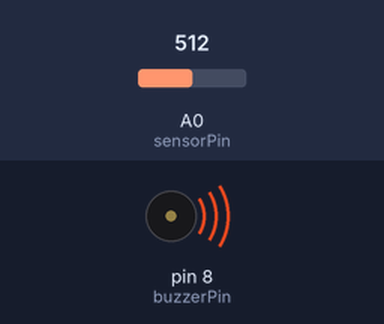
Simulated run of this sketch. Board: Arduino Uno, built with avr-gcc and run on an emulated ATmega328P. Shown: buzzer (waves = sounding). The inputs (shaded band) are chosen by the test bench; at power-on: A0 (sensorPin) = 512.

Above: at 1.25 s.
1.3 s: A0 (sensorPin) set to 258
4.3 s: A0 (sensorPin) set to 240
At 5.1 s:
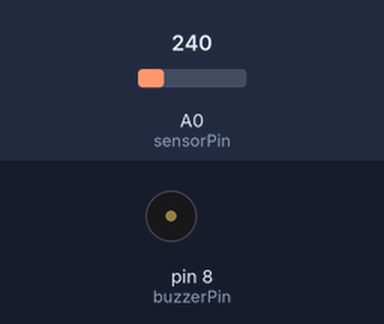
5.8 s: A0 (sensorPin) set to 260
At 5.95 s:
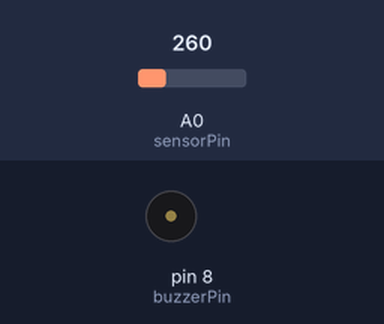
8.8 s: A0 (sensorPin) set to 122
Timing chart, 0 to 11.3 s (numbered marks = the images above; inputs shaded):
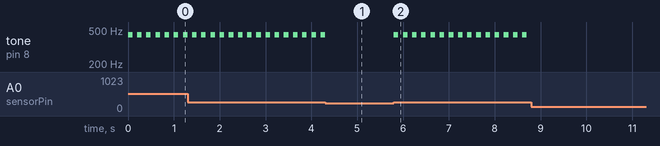

The sketch:

sketch_feb23a.ino
```cpp
int buzzerPin = 8;
int sensorPin = A0;
int threshold = 250;
int data;

void setup() {
  pinMode(buzzerPin, OUTPUT);
}

void loop() {
  data = analogRead(sensorPin);
  if(data>threshold){
    tone(buzzerPin, 440);
    delay(100);
    noTone(buzzerPin);
    delay(100);
  }
  else{
    noTone(buzzerPin);
  }
}
```

Measured:
- the behaviour switches between 251 and 250 on A0 (sensorPin) (found by bisection; images 0 and 1)
- after the input at 4.3 s, tone on pin 8 (buzzerPin): goes on until 4.3 s, then stays silent
- after the input at 5.8 s, tone on pin 8 (buzzerPin): alternates 440 Hz for 0.10 s and silent for 0.10 s, starting at once
- after the input at 8.8 s, tone on pin 8 (buzzerPin): stops changing and stays silent
- by itself, tone on pin 8 (buzzerPin): alternates 440 Hz for 0.10 s and silent for 0.10 s
